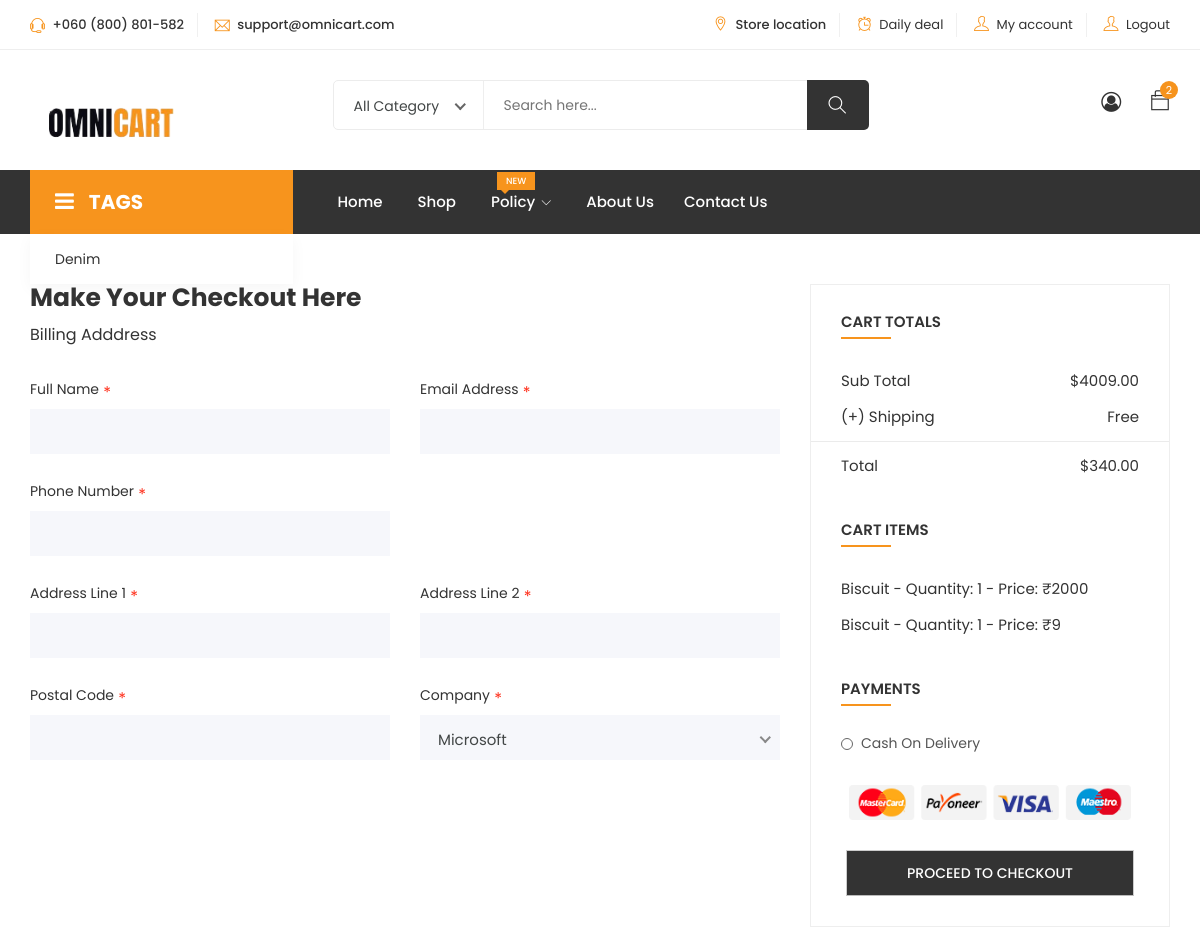
/checkout/ (signed in, upper part), run on an earlier commit of the app's database.
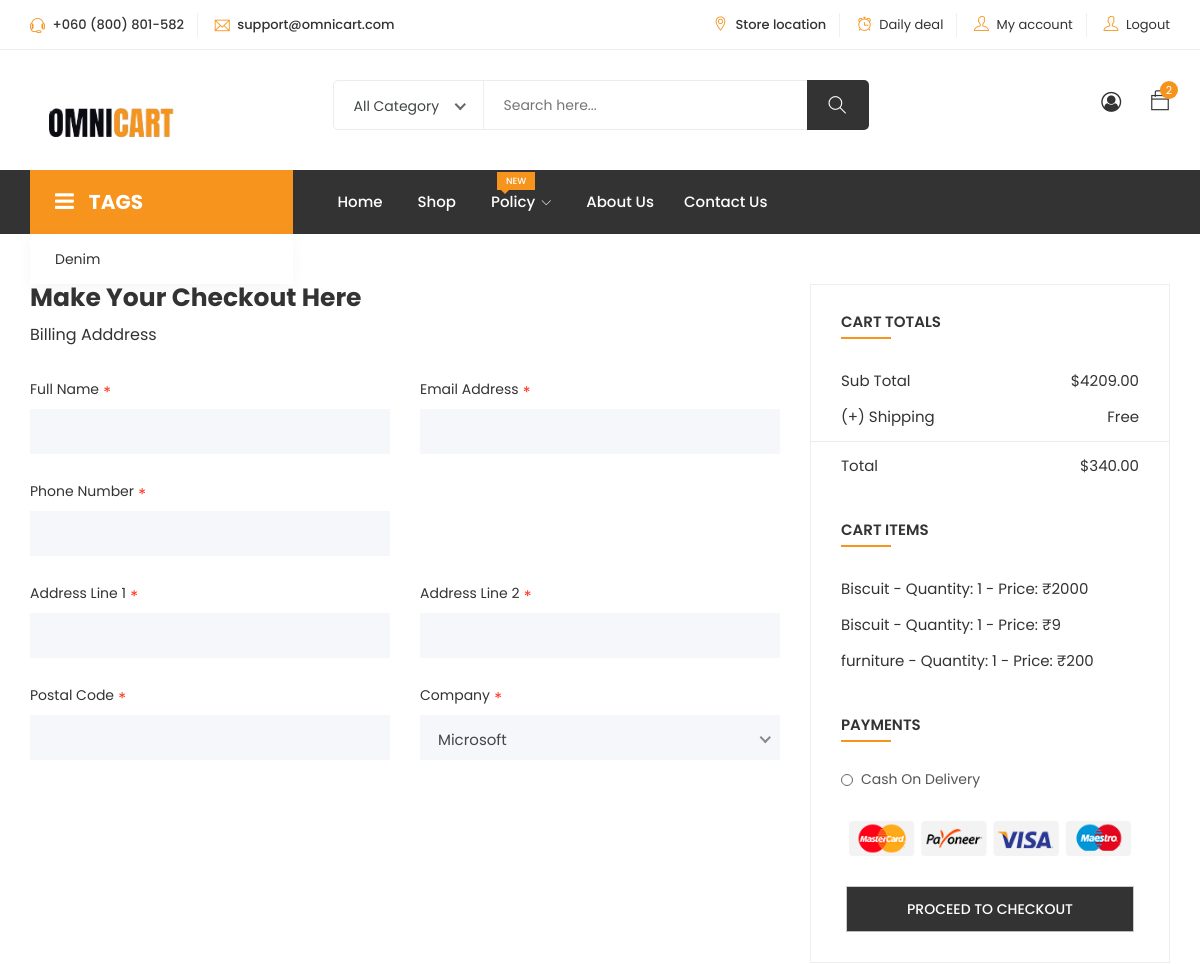
And on a later commit of the database.
### OmniApp/models.py (models this page shows, shortened)
class Cart(models.Model):
    user = models.ForeignKey(User, on_delete=models.CASCADE, default="23223")
    total_price = models.DecimalField(max_digits=10, decimal_places=2, default=0)
    total_quantity = models.PositiveIntegerField(default=0)

class CartItem(models.Model):
    cart = models.ForeignKey(Cart, related_name="items", on_delete=models.CASCADE)
    product = models.ForeignKey(Product, on_delete=models.CASCADE)
    quantity = models.PositiveIntegerField(default=1)

class Product(models.Model):
    product_id = models.UUIDField(
        primary_key=True, default=uuid.uuid4, editable=False, unique=True
    )
    product_name = models.CharField(max_length=255)
    manufacturer_id = models.ForeignKey(
        Customer, on_delete=models.CASCADE, related_name="products"
    )
    quantity = models.PositiveIntegerField()
    product_image = models.ImageField(
        upload_to="product_images/", null=True, blank=True
    )
    unit_weight = models.FloatField()
    product_description = models.TextField()
    unit_price = models.DecimalField(max_digits=10, decimal_places=2)
    product_short_description = models.TextField(default=" ")
    categories = models.ManyToManyField(Categoryies, related_name="products")
    tags = models.ManyToManyField(Tag, related_name="products")

### OmniApp/views.py (the view, shortened to what this page needs)
# urls.py: path("checkout/", checkout, name="checkout"),
@login_required(login_url="login")
def checkout(request):
    user = request.user
    cart, created = Cart.objects.get_or_create(user=user)
    user_authenticated, types = authentication_login(request)
    customer_session = request.session.get("customer")
    customer_id = customer_session.get("id") if customer_session else None
    if customer_id:
        customer = Customer.objects.get(id=customer_id)
    else:
        customer = None
    context = {
        "cart": cart,
        "user_authenticated": user_authenticated,
        "customer": customer,
        "type": types,
    }
    return render(request, "OmniCart/checkout.html", context)

### OmniApp/views.py (called while the page is built)
def authentication_login(request):
    customer_session = request.session.get("customer")
    if customer_session:
        customer_id = customer_session.get("id")
        try:
            customer = Customer.objects.get(id=customer_id)
            user_authenticated = True
        except Customer.DoesNotExist:
            user_authenticated = False
            customer = None
    else:
        user_authenticated = False
        customer = None
    types = customer.user_type if customer else None
    return user_authenticated, types

### templates/OmniCart/checkout.html (shortened to what the changed rows need)
{% extends 'base.html' %}
{% block content %}
{% load static %}
<section class="shop checkout section">
    <div class="container">
        <div class="row">
            <div class="col-lg-8 col-12">
                <div class="checkout-form">
                    <h2>Make Your Checkout Here</h2>
                </div>
            </div>
            <div class="col-lg-4 col-12">
                <div class="order-details">
                    <form method="post" action="{% url 'checkout' %}">
                    <div class="single-widget">
                        <h2>CART  TOTALS</h2>
                        <div class="content">
                            <ul>
                                <li>Sub Total<span>${{ cart.total_price }}</span></li>
                            </ul>
                        </div>
                    </div>
                    <div class="single-widget">
                        <h2>CART  Items</h2>
                        <div class="content">
                            <ul>
                                {% for item in cart.items.all %}
                                    <li>
                                        {{ item.product.product_name }} - Quantity: {{ item.quantity }} - Price: ₹{% widthratio item.product.unit_price 1 item.quantity %}
                                    </li>
                                {% endfor %}
                            </ul>
                        </div>
                    </div>
                    <div class="single-widget">
                        <h2>Payments</h2>
                    </div>
                    </form>
                </div>
            </div>
        </div>
    </div>
</section>
{% endblock content %}

What changed in the data, as far as the page shows it:
changed Cart: total_price "4009.00" → "4209.00"
added CartItem: product.product_name "furniture", quantity "1", product+quantity "200"
